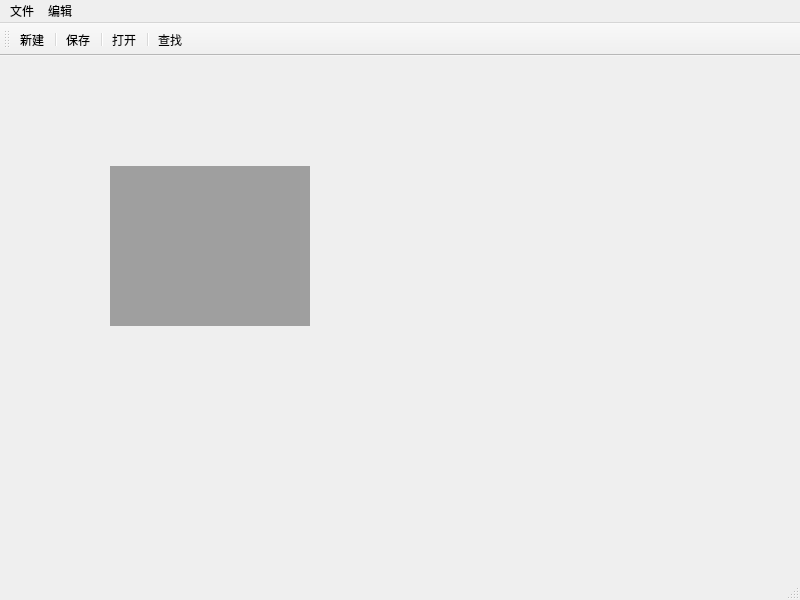
<?xml version="1.0" encoding="UTF-8"?>
<ui version="4.0">
 <class>MainWindow</class>
 <widget class="QMainWindow" name="MainWindow">
  <property name="geometry">
   <rect>
    <x>0</x>
    <y>0</y>
    <width>800</width>
    <height>600</height>
   </rect>
  </property>
  <property name="windowTitle">
   <string>MainWindow</string>
  </property>
  <widget class="QWidget" name="centralwidget">
   <widget class="QMdiArea" name="mdiArea">
    <property name="geometry">
     <rect>
      <x>110</x>
      <y>110</y>
      <width>200</width>
      <height>160</height>
     </rect>
    </property>
   </widget>
  </widget>
  <widget class="QMenuBar" name="menubar">
   <property name="geometry">
    <rect>
     <x>0</x>
     <y>0</y>
     <width>800</width>
     <height>26</height>
    </rect>
   </property>
   <widget class="QMenu" name="menuFile">
    <property name="title">
     <string>文件</string>
    </property>
    <addaction name="actionNew"/>
    <addaction name="separator"/>
    <addaction name="actionSave"/>
    <addaction name="separator"/>
    <addaction name="actionOpen"/>
    <addaction name="separator"/>
    <addaction name="actionclose"/>
   </widget>
   <widget class="QMenu" name="menuEdit">
    <property name="title">
     <string>编辑</string>
    </property>
    <widget class="QMenu" name="menuSorting">
     <property name="title">
      <string>Sort</string>
     </property>
     <addaction name="actionID"/>
     <addaction name="separator"/>
     <addaction name="actionDate"/>
     <addaction name="separator"/>
     <addaction name="actionName"/>
    </widget>
    <addaction name="actionAdd"/>
    <addaction name="separator"/>
    <addaction name="actionModify"/>
    <addaction name="separator"/>
    <addaction name="actionDelete"/>
    <addaction name="separator"/>
    <addaction name="menuSorting"/>
    <addaction name="separator"/>
   </widget>
   <addaction name="menuFile"/>
   <addaction name="menuEdit"/>
  </widget>
  <widget class="QStatusBar" name="statusbar"/>
  <widget class="QToolBar" name="toolBar">
   <property name="windowTitle">
    <string>toolBar</string>
   </property>
   <attribute name="toolBarArea">
    <enum>TopToolBarArea</enum>
   </attribute>
   <attribute name="toolBarBreak">
    <bool>false</bool>
   </attribute>
   <addaction name="actionNew"/>
   <addaction name="separator"/>
   <addaction name="actionSave"/>
   <addaction name="separator"/>
   <addaction name="actionOpen"/>
   <addaction name="separator"/>
   <addaction name="action"/>
  </widget>
  <action name="actionNew">
   <property name="icon">
    <iconset resource="pic.qrc">
     <normaloff>:/new/prefix1/picture/new.ico</normaloff>:/new/prefix1/picture/new.ico</iconset>
   </property>
   <property name="text">
    <string>新建</string>
   </property>
   <property name="shortcut">
    <string>Ctrl+T</string>
   </property>
  </action>
  <action name="actionSave">
   <property name="icon">
    <iconset resource="pic.qrc">
     <normaloff>:/new/prefix1/picture/save.ico</normaloff>:/new/prefix1/picture/save.ico</iconset>
   </property>
   <property name="text">
    <string>保存</string>
   </property>
   <property name="shortcut">
    <string>Ctrl+S</string>
   </property>
  </action>
  <action name="actionOpen">
   <property name="icon">
    <iconset resource="pic.qrc">
     <normaloff>:/new/prefix1/picture/open.ico</normaloff>:/new/prefix1/picture/open.ico</iconset>
   </property>
   <property name="text">
    <string>打开</string>
   </property>
   <property name="shortcut">
    <string>Ctrl+O</string>
   </property>
  </action>
  <action name="actionAdd">
   <property name="icon">
    <iconset resource="pic.qrc">
     <normaloff>:/new/prefix1/picture/add.ico</normaloff>:/new/prefix1/picture/add.ico</iconset>
   </property>
   <property name="text">
    <string>添加</string>
   </property>
  </action>
  <action name="actionModify">
   <property name="icon">
    <iconset resource="pic.qrc">
     <normaloff>:/new/prefix1/picture/modify.ico</normaloff>:/new/prefix1/picture/modify.ico</iconset>
   </property>
   <property name="text">
    <string>修改</string>
   </property>
  </action>
  <action name="actionDelete">
   <property name="icon">
    <iconset resource="pic.qrc">
     <normaloff>:/new/prefix1/picture/delete.ico</normaloff>:/new/prefix1/picture/delete.ico</iconset>
   </property>
   <property name="text">
    <string>删除</string>
   </property>
   <property name="shortcut">
    <string>Backspace</string>
   </property>
  </action>
  <action name="actionID">
   <property name="icon">
    <iconset resource="pic.qrc">
     <normaloff>:/new/prefix1/picture/student.ico</normaloff>:/new/prefix1/picture/student.ico</iconset>
   </property>
   <property name="text">
    <string>学号</string>
   </property>
  </action>
  <action name="actionDate">
   <property name="icon">
    <iconset resource="pic.qrc">
     <normaloff>:/new/prefix1/picture/clock.ico</normaloff>:/new/prefix1/picture/clock.ico</iconset>
   </property>
   <property name="text">
    <string>出生日期</string>
   </property>
  </action>
  <action name="actionclose">
   <property name="icon">
    <iconset>
     <normalon>:/new/prefix1/picture/close.ico</normalon>
    </iconset>
   </property>
   <property name="text">
    <string>关闭</string>
   </property>
  </action>
  <action name="actionName">
   <property name="icon">
    <iconset>
     <normalon>:/new/prefix1/picture/name.ico</normalon>
    </iconset>
   </property>
   <property name="text">
    <string>Name</string>
   </property>
  </action>
  <action name="action">
   <property name="icon">
    <iconset resource="pic.qrc">
     <normaloff>:/new/prefix1/picture/find.ico</normaloff>:/new/prefix1/picture/find.ico</iconset>
   </property>
   <property name="text">
    <string>查找</string>
   </property>
   <property name="toolTip">
    <string>查找</string>
   </property>
   <property name="shortcut">
    <string>Ctrl+F</string>
   </property>
  </action>
 </widget>
 <resources>
  <include location="pic.qrc"/>
 </resources>
 <connections/>
</ui>
